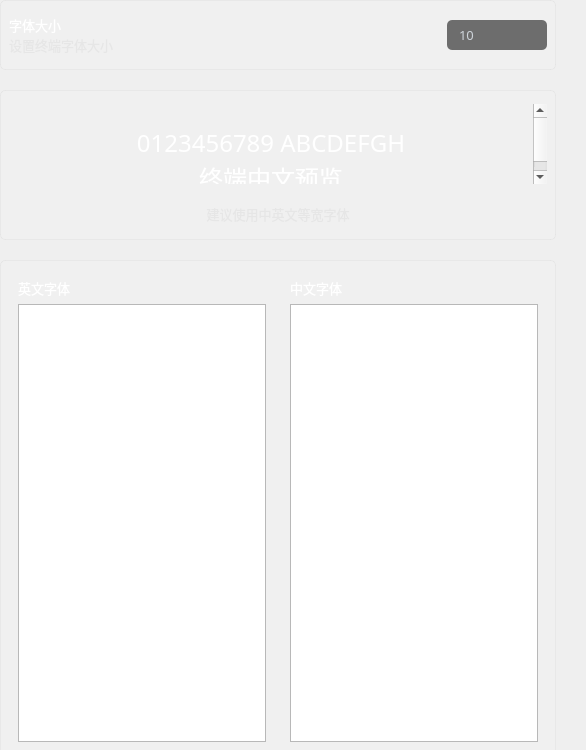
               <widget class="QWidget" name="scrollAreaWidgetContents_4">
                <property name="geometry">
                 <rect>
                  <x>0</x>
                  <y>-211</y>
                  <width>586</width>
                  <height>750</height>
                 </rect>
                </property>
                <property name="minimumSize">
                 <size>
                  <width>0</width>
                  <height>750</height>
                 </size>
                </property>
                <property name="font">
                 <font>
                  <pointsize>7</pointsize>
                 </font>
                </property>
                <layout class="QVBoxLayout" name="verticalLayout_8">
                 <property name="spacing">
                  <number>20</number>
                 </property>
                 <property name="leftMargin">
                  <number>0</number>
                 </property>
                 <property name="topMargin">
                  <number>0</number>
                 </property>
                 <property name="rightMargin">
                  <number>30</number>
                 </property>
                 <property name="bottomMargin">
                  <number>0</number>
                 </property>
                 <item>
                  <widget class="QWidget" name="verticalWidget_11" native="true">
                   <property name="minimumSize">
                    <size>
                     <width>0</width>
                     <height>70</height>
                    </size>
                   </property>
                   <property name="maximumSize">
                    <size>
                     <width>16777215</width>
                     <height>70</height>
                    </size>
                   </property>
                   <property name="styleSheet">
                    <string notr="true">#verticalWidget_11{
	border: 1px solid rgba(197, 197, 197,50);
	
	background-color: rgba(255, 255, 255, 20);
	border-radius: 5px;
}

QLineEdit{
color:#ced4da;
border-radius: 14px;
background-color: rgb(25, 25, 25, 155);
border: 0px solid rgba(255, 255, 255, 0);
border-radius: 5px;
padding-left:10px;
padding-right:10px;
}</string>
                   </property>
                   <layout class="QHBoxLayout" name="horizontalLayout_21">
                    <item>
                     <widget class="QWidget" name="horizontalWidget_20" native="true">
                      <property name="minimumSize">
                       <size>
                        <width>0</width>
                        <height>40</height>
                       </size>
                      </property>
                      <property name="maximumSize">
                       <size>
                        <width>16777215</width>
                        <height>40</height>
                       </size>
                      </property>
                      <layout class="QVBoxLayout" name="verticalLayout_21">
                       <property name="spacing">
                        <number>0</number>
                       </property>
                       <property name="leftMargin">
                        <number>0</number>
                       </property>
                       <property name="topMargin">
                        <number>0</number>
                       </property>
                       <property name="rightMargin">
                        <number>0</number>
                       </property>
                       <property name="bottomMargin">
                        <number>0</number>
                       </property>
                       <item>
                        <widget class="QLabel" name="label_fontSize">
                         <property name="font">
                          <font>
                           <family>OPPOSans B</family>
                           <pointsize>10</pointsize>
                           <stylestrategy>PreferAntialias</stylestrategy>
                          </font>
                         </property>
                         <property name="styleSheet">
                          <string notr="true">color: rgb(255, 255, 255);</string>
                         </property>
                         <property name="text">
                          <string>字体大小</string>
                         </property>
                        </widget>
                       </item>
                       <item>
                        <widget class="QLabel" name="label_fontSize_tip">
                         <property name="minimumSize">
                          <size>
                           <width>0</width>
                           <height>20</height>
                          </size>
                         </property>
                         <property name="maximumSize">
                          <size>
                           <width>16777215</width>
                           <height>20</height>
                          </size>
                         </property>
                         <property name="font">
                          <font>
                           <family>OPPOSans B</family>
                           <pointsize>10</pointsize>
                           <stylestrategy>PreferAntialias</stylestrategy>
                          </font>
                         </property>
                         <property name="styleSheet">
                          <string notr="true">color: rgba(223, 223, 223, 150);</string>
                         </property>
                         <property name="text">
                          <string>设置终端字体大小</string>
                         </property>
                        </widget>
                       </item>
                      </layout>
                     </widget>
                    </item>
                    <item>
                     <spacer name="horizontalSpacer_55">
                      <property name="orientation">
                       <enum>Qt::Horizontal</enum>
                      </property>
                      <property name="sizeHint" stdset="0">
                       <size>
                        <width>352</width>
                        <height>20</height>
                       </size>
                      </property>
                     </spacer>
                    </item>
                    <item>
                     <widget class="QLineEdit" name="lineEdit_fontSize">
                      <property name="minimumSize">
                       <size>
                        <width>100</width>
                        <height>30</height>
                       </size>
                      </property>
                      <property name="maximumSize">
                       <size>
                        <width>100</width>
                        <height>16777215</height>
                       </size>
                      </property>
                      <property name="font">
                       <font>
                        <family>OPPOSans B</family>
                        <pointsize>10</pointsize>
                       </font>
                      </property>
                      <property name="text">
                       <string>10</string>
                      </property>
                     </widget>
                    </item>
                   </layout>
                  </widget>
                 </item>
                 <item>
                  <widget class="QWidget" name="verticalWidget_10" native="true">
                   <property name="minimumSize">
                    <size>
                     <width>0</width>
                     <height>150</height>
                    </size>
                   </property>
                   <property name="maximumSize">
                    <size>
                     <width>16777215</width>
                     <height>150</height>
                    </size>
                   </property>
                   <property name="font">
                    <font>
                     <family>OPPOSans B</family>
                     <pointsize>10</pointsize>
                     <stylestrategy>PreferAntialias</stylestrategy>
                    </font>
                   </property>
                   <property name="styleSheet">
                    <string notr="true">#verticalWidget_10{
	border: 1px solid rgba(197, 197, 197,50);
	
	background-color: rgba(255, 255, 255, 20);
	border-radius: 5px;
}</string>
                   </property>
                   <layout class="QVBoxLayout" name="verticalLayout_22">
                    <property name="spacing">
                     <number>6</number>
                    </property>
                    <property name="leftMargin">
                     <number>9</number>
                    </property>
                    <property name="topMargin">
                     <number>0</number>
                    </property>
                    <property name="bottomMargin">
                     <number>0</number>
                    </property>
                    <item>
                     <widget class="QTextEdit" name="textEdit_show">
                      <property name="minimumSize">
                       <size>
                        <width>0</width>
                        <height>80</height>
                       </size>
                      </property>
                      <property name="maximumSize">
                       <size>
                        <width>16777215</width>
                        <height>80</height>
                       </size>
                      </property>
                      <property name="font">
                       <font>
                        <family>Cascadia Mono,OPPOSans B</family>
                        <pointsize>12</pointsize>
                        <weight>50</weight>
                        <italic>false</italic>
                        <bold>false</bold>
                       </font>
                      </property>
                      <property name="styleSheet">
                       <string notr="true">QTextEdit{
	background-color: rgba(0, 41, 69, 0);
	font: 12pt &quot;Cascadia Mono,OPPOSans B&quot;;
	border: none;
	padding-top:0px;
    padding-bottom:0px;
	padding-left:0px;
    padding-right:0px;
color: rgba(255, 255, 255, 255);
border-radius: 5px;
}

QTextEdit::cursor {
     background-color: red;
}

QScrollBar:vertical{
    width: 10px;
	background-color: rgba(0, 41, 69, 0);
    margin: 0px,0px,0px,0px;
    padding-top: 0px;		/*//隐藏上下的箭头*/
    padding-bottom: 0px;
}


QScrollBar::handle:vertical{
    width: 10px;
	
	background-color: rgb(239, 239, 239);
    /*滚动条两端变成椭圆 */
    border-radius: 2px;
    min-height: 0;
}

QScrollBar::sub-page:vertical {
    
	background-color: rgba(255, 255, 255, 0);
}
QScrollBar::add-page:vertical 
{
    background-color: rgba(255, 255, 255, 0);
}

QScrollBar::add-line:vertical {
	border: none;
    height: 0px;
    subcontrol-position: bottom;
    subcontrol-origin: margin;
}
QScrollBar::sub-line:vertical {
    border: none;
    height: 0px;
    subcontrol-position: top;
    subcontrol-origin: margin;
}

QScrollBar::down-arrow:vertical {
    border:none;
}

QScrollBar::up-arrow:vertical {
    border:none;
}</string>
                      </property>
                      <property name="html">
                       <string>&lt;!DOCTYPE HTML PUBLIC &quot;-//W3C//DTD HTML 4.0//EN&quot; &quot;http://www.w3.org/TR/REC-html40/strict.dtd&quot;&gt;
&lt;html&gt;&lt;head&gt;&lt;meta name=&quot;qrichtext&quot; content=&quot;1&quot; /&gt;&lt;style type=&quot;text/css&quot;&gt;
p, li { white-space: pre-wrap; }
&lt;/style&gt;&lt;/head&gt;&lt;body style=&quot; font-family:'Cascadia Mono,OPPOSans B'; font-size:12pt; font-weight:400; font-style:normal;&quot;&gt;
&lt;p align=&quot;center&quot; style=&quot;-qt-paragraph-type:empty; margin-top:0px; margin-bottom:0px; margin-left:0px; margin-right:0px; -qt-block-indent:0; text-indent:0px; font-family:'OPPOSans B'; font-size:10pt;&quot;&gt;&lt;br /&gt;&lt;/p&gt;
&lt;p align=&quot;center&quot; style=&quot; margin-top:0px; margin-bottom:0px; margin-left:0px; margin-right:0px; -qt-block-indent:0; text-indent:0px;&quot;&gt;&lt;span style=&quot; font-family:'SimSun'; font-size:18pt;&quot;&gt;0123456789 ABCDEFGH&lt;/span&gt;&lt;/p&gt;
&lt;p align=&quot;center&quot; style=&quot; margin-top:0px; margin-bottom:0px; margin-left:0px; margin-right:0px; -qt-block-indent:0; text-indent:0px;&quot;&gt;&lt;span style=&quot; font-family:'SimSun'; font-size:18pt;&quot;&gt;终端中文预览&lt;/span&gt;&lt;/p&gt;&lt;/body&gt;&lt;/html&gt;</string>
                      </property>
                     </widget>
                    </item>
                    <item>
                     <widget class="QLabel" name="label_75">
                      <property name="minimumSize">
                       <size>
                        <width>0</width>
                        <height>20</height>
                       </size>
                      </property>
                      <property name="maximumSize">
                       <size>
                        <width>16777215</width>
                        <height>20</height>
                       </size>
                      </property>
                      <property name="font">
                       <font>
                        <family>OPPOSans B</family>
                        <pointsize>10</pointsize>
                        <stylestrategy>PreferAntialias</stylestrategy>
                       </font>
                      </property>
                      <property name="styleSheet">
                       <string notr="true">color: rgba(223, 223, 223, 150);</string>
                      </property>
                      <property name="text">
                       <string>建议使用中英文等宽字体</string>
                      </property>
                      <property name="alignment">
                       <set>Qt::AlignCenter</set>
                      </property>
                     </widget>
                    </item>
                   </layout>
                  </widget>
                 </item>
                 <item>
                  <widget class="QWidget" name="verticalWidget_32" native="true">
                   <property name="minimumSize">
                    <size>
                     <width>0</width>
                     <height>500</height>
                    </size>
                   </property>
                   <property name="maximumSize">
                    <size>
                     <width>16777215</width>
                     <height>500</height>
                    </size>
                   </property>
                   <property name="styleSheet">
                    <string notr="true">#verticalWidget_32{
	border: 1px solid rgba(197, 197, 197,50);
	
	background-color: rgba(255, 255, 255, 20);
	border-radius: 5px;
}</string>
                   </property>
                   <layout class="QHBoxLayout" name="horizontalLayout_41">
                    <item>
                     <widget class="QWidget" name="horizontalWidget_30" native="true">
                      <property name="minimumSize">
                       <size>
                        <width>0</width>
                        <height>40</height>
                       </size>
                      </property>
                      <property name="maximumSize">
                       <size>
                        <width>16777215</width>
                        <height>16777215</height>
                       </size>
                      </property>
                      <property name="styleSheet">
                       <string notr="true"/>
                      </property>
                      <layout class="QVBoxLayout" name="verticalLayout_39">
                       <item>
                        <widget class="QWidget" name="horizontalWidget_21" native="true">
                         <property name="minimumSize">
                          <size>
                           <width>0</width>
                           <height>20</height>
                          </size>
                         </property>
                         <property name="maximumSize">
                          <size>
                           <width>16777215</width>
                           <height>20</height>
                          </size>
                         </property>
                         <layout class="QVBoxLayout" name="verticalLayout_23">
                          <property name="spacing">
                           <number>0</number>
                          </property>
                          <property name="leftMargin">
                           <number>0</number>
                          </property>
                          <property name="topMargin">
                           <number>0</number>
                          </property>
                          <property name="rightMargin">
                           <number>0</number>
                          </property>
                          <property name="bottomMargin">
                           <number>0</number>
                          </property>
                          <item>
                           <widget class="QLabel" name="label_fontEnglish">
                            <property name="minimumSize">
                             <size>
                              <width>0</width>
                              <height>20</height>
                             </size>
                            </property>
                            <property name="maximumSize">
                             <size>
                              <width>16777215</width>
                              <height>20</height>
                             </size>
                            </property>
                            <property name="font">
                             <font>
                              <family>OPPOSans B</family>
                              <pointsize>10</pointsize>
                              <stylestrategy>PreferAntialias</stylestrategy>
                             </font>
                            </property>
                            <property name="styleSheet">
                             <string notr="true">color: rgb(255, 255, 255);</string>
                            </property>
                            <property name="text">
                             <string>英文字体</string>
                            </property>
                           </widget>
                          </item>
                         </layout>
                        </widget>
                       </item>
                       <item>
                        <widget class="QListWidget" name="listWidget_en">
                         <property name="font">
                          <font>
                           <family>OPPOSans B</family>
                           <pointsize>11</pointsize>
                           <stylestrategy>PreferAntialias</stylestrategy>
                          </font>
                         </property>
                         <property name="styleSheet">
                          <string notr="true">listWidget_en{
	
	color: rgb(255, 255, 255);
}

QScrollBar:vertical {
    width: 10px;
	background-color: rgba(0, 41, 69, 0);
    margin: 0px,0px,0px,0px;
    padding-top: 0px;		/*//隐藏上下的箭头*/
    padding-bottom: 0px;
}
QScrollBar::handle:vertical {
    width: 10px;
	
	background-color: rgb(239, 239, 239);
    /*滚动条两端变成椭圆 */
    border-radius: 2px;
    min-height: 0;
}

QScrollBar::sub-page:vertical {
    
	background-color: rgba(255, 255, 255, 0);
}
QScrollBar::add-page:vertical 
{
    background-color: rgba(255, 255, 255, 0);
}

QScrollBar::add-line:vertical {
	border: none;
    height: 0px;
    subcontrol-position: bottom;
    subcontrol-origin: margin;
}
QScrollBar::sub-line:vertical {
    border: none;
    height: 0px;
    subcontrol-position: top;
    subcontrol-origin: margin;
}

QScrollBar::down-arrow:vertical {
    border:none;
}
QScrollBar::up-arrow:vertical {
    border:none;
}</string>
                         </property>
                        </widget>
                       </item>
                      </layout>
                     </widget>
                    </item>
                    <item>
                     <widget class="QWidget" name="horizontalWidget_31" native="true">
                      <property name="minimumSize">
                       <size>
                        <width>0</width>
                        <height>40</height>
                       </size>
                      </property>
                      <property name="maximumSize">
                       <size>
                        <width>16777215</width>
                        <height>1111111</height>
                       </size>
                      </property>
                      <property name="styleSheet">
                       <string notr="true"/>
                      </property>
                      <layout class="QVBoxLayout" name="verticalLayout_40">
                       <item>
                        <widget class="QWidget" name="horizontalWidget_32" native="true">
                         <property name="minimumSize">
                          <size>
                           <width>0</width>
                           <height>20</height>
                          </size>
                         </property>
                         <property name="maximumSize">
                          <size>
                           <width>16777215</width>
                           <height>20</height>
                          </size>
                         </property>
                         <layout class="QVBoxLayout" name="verticalLayout_38">
                          <property name="spacing">
                           <number>0</number>
                          </property>
                          <property name="leftMargin">
                           <number>0</number>
                          </property>
                          <property name="topMargin">
                           <number>0</number>
                          </property>
                          <property name="rightMargin">
                           <number>0</number>
                          </property>
                          <property name="bottomMargin">
                           <number>0</number>
                          </property>
                          <item>
                           <widget class="QLabel" name="label_fontChinese">
                            <property name="minimumSize">
                             <size>
                              <width>0</width>
                              <height>20</height>
                             </size>
                            </property>
                            <property name="maximumSize">
                             <size>
                              <width>16777215</width>
                              <height>20</height>
                             </size>
                            </property>
                            <property name="font">
                             <font>
                              <family>OPPOSans B</family>
                              <pointsize>10</pointsize>
                              <stylestrategy>PreferAntialias</stylestrategy>
                             </font>
                            </property>
                            <property name="styleSheet">
                             <string notr="true">color: rgb(255, 255, 255);</string>
                            </property>
                            <property name="text">
                             <string>中文字体</string>
                            </property>
                           </widget>
                          </item>
                         </layout>
                        </widget>
                       </item>
                       <item>
                        <widget class="QListWidget" name="listWidget_cn">
                         <property name="font">
                          <font>
                           <family>OPPOSans B</family>
                           <pointsize>11</pointsize>
                           <stylestrategy>PreferAntialias</stylestrategy>
                          </font>
                         </property>
                         <property name="styleSheet">
                          <string notr="true">listWidget_cn{
	color: rgb(255, 255, 255);
}

QScrollBar:vertical {
    width: 10px;
	background-color: rgba(0, 41, 69, 0);
    margin: 0px,0px,0px,0px;
    padding-top: 0px;		/*//隐藏上下的箭头*/
    padding-bottom: 0px;
}
QScrollBar::handle:vertical {
    width: 10px;
	
	background-color: rgb(239, 239, 239);
    /*滚动条两端变成椭圆 */
    border-radius: 2px;
    min-height: 0;
}

QScrollBar::sub-page:vertical {
    
	background-color: rgba(255, 255, 255, 0);
}
QScrollBar::add-page:vertical 
{
    background-color: rgba(255, 255, 255, 0);
}

QScrollBar::add-line:vertical {
	border: none;
    height: 0px;
    subcontrol-position: bottom;
    subcontrol-origin: margin;
}
QScrollBar::sub-line:vertical {
    border: none;
    height: 0px;
    subcontrol-position: top;
    subcontrol-origin: margin;
}

QScrollBar::down-arrow:vertical {
    border:none;
}
QScrollBar::up-arrow:vertical {
    border:none;
}</string>
                         </property>
                        </widget>
                       </item>
                      </layout>
                     </widget>
                    </item>
                   </layout>
                  </widget>
                 </item>
                 <item>
                  <spacer name="verticalSpacer_5">
                   <property name="orientation">
                    <enum>Qt::Vertical</enum>
                   </property>
                   <property name="sizeHint" stdset="0">
                    <size>
                     <width>20</width>
                     <height>171</height>
                    </size>
                   </property>
                  </spacer>
                 </item>
                </layout>
               </widget>
